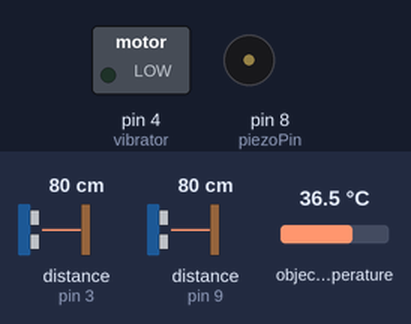
The sketch below on a simulated Arduino Uno, built with avr-gcc and run on an emulated ATmega328P. On the bench: switched loads named in the sketch (green lamp = pin HIGH), buzzer (waves = sounding). Wiring (inferred from the names in the program): 2 × ultrasonic range finder: trigger pin 2, echo pin 3 / trigger pin 7, echo pin 9. The test bench sets the inputs (shaded band); at power-on: distance to the obstacle (sensors on pin 3, pin 9) 80 cm, object temperature 36.5 °C. The echo pulse lasts 58.3 µs per cm; pins used as bus, display or sensor lines are not drawn.

Above: at 1.2 s.
1.3 s: distance to the obstacle (sensor on pin 3) set to 35 cm
2.8 s: distance to the obstacle (sensor on pin 3) set to 28 cm
At 4.8 s:
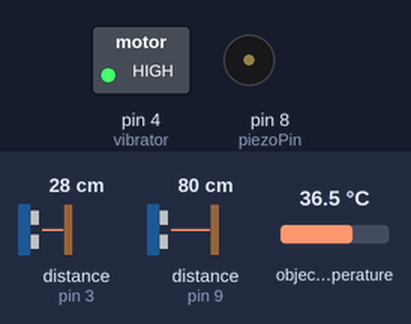
5.8 s: distance to the obstacle (sensor on pin 3) set to 60 cm
At 6.4 s:
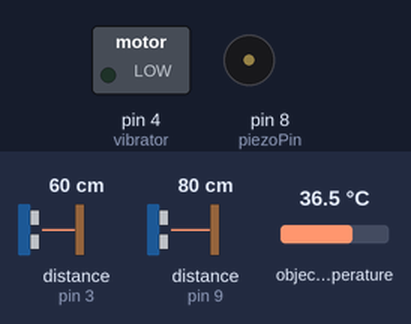
7.3 s: distance to the obstacle (sensor on pin 9) set to 34 cm
8.8 s: distance to the obstacle (sensor on pin 9) set to 29 cm
At 9.05 s:
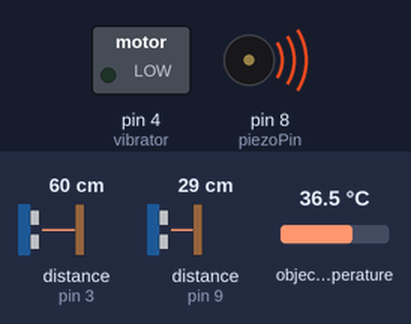
11.8 s: distance to the obstacle (sensor on pin 9) set to 35 cm
At 12.9 s:
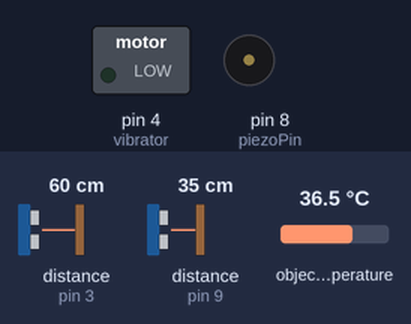
Timing chart, 0 to 14.3 s (numbered marks = the images above; inputs shaded):
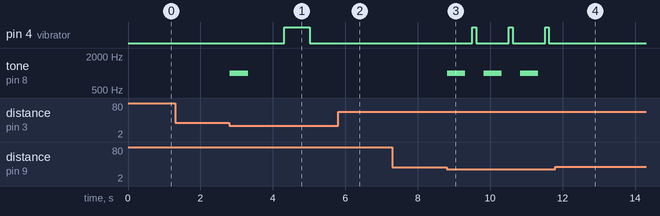

The sketch:

full.ino
```cpp
#include <Wire.h>
#include <Adafruit_MLX90614.h>
Adafruit_MLX90614 mlx = Adafruit_MLX90614();
//Sonar 1
int echoPin1 = 3;
int initPin1 = 2;
int distance1 =0;

//Sonar 2
int echoPin2 = 9;
int initPin2 = 7;
int distance2 =0;

int piezoPin = 8;
int vibrator = 4;

int isDisSensor = 0;
int isDisSensor2 = 0;
int tempp = 0;
void setup() {
  mlx.begin();
  pinMode(initPin1, OUTPUT);
  pinMode(echoPin1, INPUT);
  pinMode(initPin2, OUTPUT);
  pinMode(echoPin2, INPUT);
  pinMode(vibrator, OUTPUT);
}

void loop() {
  digitalWrite(vibrator,LOW);
  tempp = mlx.readObjectTempC();
  distance1 = getDistance(initPin1, echoPin1);
  distance2 = getDistance(initPin2, echoPin2);
  if (tempp >= 50){
    son1();
  }
  if (distance1 <= 30){
    son4();
  }
  if (distance1 <= 20){
    son5();
  }
  if (distance2 <= 30){
    son2();
  }
  if (distance2 <= 20){
    son3();
  }
}
int getDistance (int initPin, int echoPin){
 digitalWrite(initPin, HIGH);
 delayMicroseconds(10);
 digitalWrite(initPin, LOW);

 unsigned long pulseTime = pulseIn(echoPin, HIGH);
 int distance = pulseTime/58;
 return distance;

}
void son1(){
  //Fire detected
  tone(piezoPin, 1000, 500);
  delay(1000);
  digitalWrite(vibrator,HIGH);
  delay(500);
  }
void son2(){
  //UP high distance
  tone(piezoPin, 1000, 500);
  delay(700);
  digitalWrite(vibrator,HIGH);
  delay(100);
  digitalWrite(vibrator,LOW);
  delay(100);
  digitalWrite(vibrator,LOW);
  delay(100);
  }
void son3(){
  //UP low distance
  tone(piezoPin, 1000, 500);
  delay(500);
  digitalWrite(vibrator,HIGH);
  delay(300);
  digitalWrite(vibrator,LOW);
  delay(300);
  digitalWrite(vibrator,LOW);
  delay(300);
  }
void son4(){
  //Down high distance
  tone(piezoPin, 1000, 500);
  delay(1500);
  digitalWrite(vibrator,HIGH);
  digitalWrite(vibrator,HIGH);
  delay(700);
  digitalWrite(vibrator,LOW);
  delay(700);
  digitalWrite(vibrator,LOW);
  delay(700);
  }
void son5(){
  //Down low distance
  tone(piezoPin, 1000, 500);
  delay(1300);
  digitalWrite(vibrator,HIGH);
  delay(1000);
  digitalWrite(vibrator,LOW);
  delay(1000);
  digitalWrite(vibrator,LOW);
  delay(1000);
  }
```

Measured:
- the behaviour switches between 32 and 31 cm on distance to the obstacle (sensor on pin 3) (found by bisection; images 0 and 1)
- the behaviour switches between 32 and 31 cm on distance to the obstacle (sensor on pin 9) (found by bisection; images 2 and 3)
- after the input at 1.3 s, every drawn part: stays the same
- after the input at 2.8 s, pin 4 (vibrator): LOW → HIGH after 1.5 s, → LOW 0.70 s later; tone on pin 8 (piezoPin): silent → 1000 Hz at once, → silent 0.50 s later
- after the input at 5.8 s, tone on pin 8 (piezoPin): stays silent (without the input it goes to 1000 Hz after 0.62 s)
- after the input at 7.3 s, every drawn part: stays the same
- after the input at 8.8 s, pin 4 (vibrator): alternates HIGH for 0.10 s and LOW for 0.91 s, starting after 0.71 s; tone on pin 8 (piezoPin): alternates 1000 Hz for 0.50 s and silent for 0.51 s, starting at once
- after the input at 11.8 s, pin 4 (vibrator): stops changing and stays LOW; tone on pin 8 (piezoPin): stops changing and stays silent
